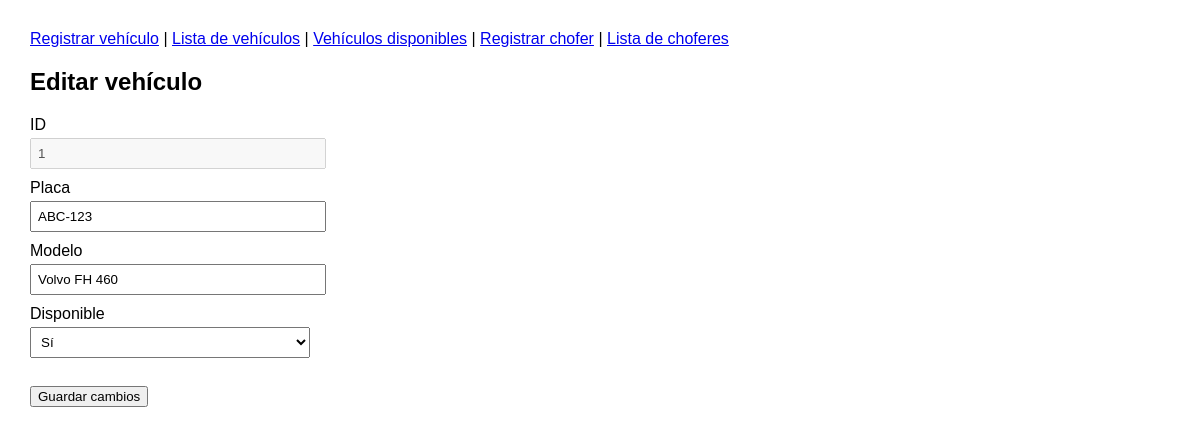
Screenshot of /vehiculos.php?accion=editar&id=1 with the database file from the repository.
### tables this page shows
create table vehiculo (
    id int  auto_increment primary key,
    placa varchar(10) not null,
    modelo varchar(60) not null,
    disponible tinyint(1) not null default 1,
    unique (placa)
);

### app/models/Vehiculo.php (called while the page is built, shortened)
<?php
class Vehiculo{
    public function buscarPorId($id){
        $conn = new Conn();
        $conexion = $conn->conectar();
        $sql = "select id, placa, modelo, disponible from vehiculo where id = :id";
        $stmt = $conexion->prepare($sql);
        $stmt->bindParam(':id', $id, PDO::PARAM_INT);
        $stmt->execute();
        $vehiculo = $stmt->fetch(PDO::FETCH_ASSOC);
        return $vehiculo;
    }
}

### app/controllers/VehiculoController.php (called while the page is built, shortened)
<?php
require_once "app/models/Vehiculo.php";
class VehiculoController{
    public function buscar($id){
        $id = filter_var($id, FILTER_VALIDATE_INT);
        $vehiculo = new Vehiculo();
        return $vehiculo->buscarPorId($id);
    }
}

### app/views/vehiculos/editar.php (the view, shortened to what this page needs)
<!DOCTYPE html>
<html lang="es">
<head>
    <link rel="stylesheet" href="public/css/flota.css">
</head>
<body>
    <nav>
        <a href="vehiculos.php?accion=registrar">Registrar vehículo</a> |
        <a href="vehiculos.php">Lista de vehículos</a> |
        <a href="vehiculos.php?accion=disponibles">Vehículos disponibles</a> |
        <a href="choferes.php?accion=registrar">Registrar chofer</a> |
        <a href="choferes.php">Lista de choferes</a>
    </nav>
    <h2>Editar vehículo</h2>
    <?php if(!$vehiculo){ ?>
        <p class="mensaje">No se encontró el vehículo que quieres editar</p>
        <a href="vehiculos.php">Volver a la lista de vehículos</a>
    <?php }else{ ?>
        <form method="post" action="vehiculos.php?accion=editar&id=<?php echo $vehiculo["id"]; ?>">
            <label>ID</label><br>
            <input type="text" value="<?php echo $vehiculo["id"]; ?>" disabled><br>
            <label>Placa</label><br>
            <input type="text" name="placa" value="<?php echo htmlspecialchars($vehiculo["placa"]); ?>" maxlength="7"><br>
            <label>Modelo</label><br>
            <input type="text" name="modelo" value="<?php echo htmlspecialchars($vehiculo["modelo"]); ?>" maxlength="60"><br>
            <label>Disponible</label><br>
            <select name="disponible">
                <option value="1" <?php if($vehiculo["disponible"] == 1){ echo "selected"; } ?>>Sí</option>
            </select><br><br>
            <input type="submit" value="Guardar cambios">
        </form>
    <?php } ?>
</body>
</html>

### public/css/flota.css (style rules this page uses)
body { font-family: Arial, sans-serif; margin: 30px; }
nav { margin-bottom: 20px; }
input[type=text], select { width: 280px; padding: 6px; margin: 4px 0 10px 0; }

### rows the page displays
vehiculo: id "1", placa "ABC-123", modelo "Volvo FH 460", disponible "Sí"
